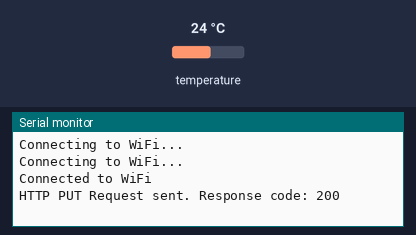
This sketch was run on a simulated ESP8266 (NodeMCU). On the bench: the last lines printed to the serial monitor. The inputs (shaded band) are chosen by the test bench; at power-on: temperature 24 °C. WiFi joins after 1.5 s; servers stay silent unless stated; uploads are accepted with an empty reply.

Above: at 3.2 s.
3.3 s: temperature set to 12 °C
At 8.8 s:
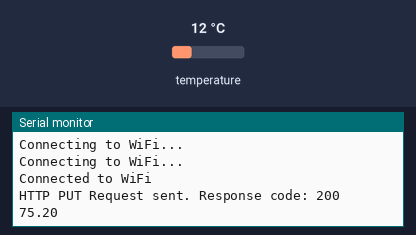
15.4 s: temperature set to 19 °C
At 22.0 s:
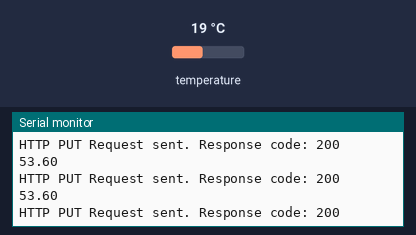
Timing chart, 0 to 23.5 s (numbered marks = the images above; inputs shaded):
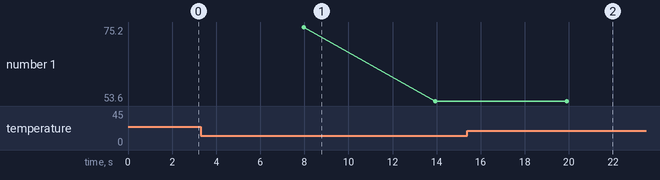

The sketch:

pool_side.ino
```cpp
#include <DallasTemperature.h>
#include <WiFi.h>
#include <HTTPClient.h>
#include <Wire.h>
#include <OneWire.h>

// Replace with your network details
const char* ssid = "thermo_server";
const char* password = "";
const char* serverAddress = "";

#define ONE_WIRE_BUS 15 // DS18B20 on pin 15 (a GPIO pin)

OneWire oneWire(ONE_WIRE_BUS);
DallasTemperature sensors(&oneWire);


void setup() {
  Serial.begin(115200);
  WiFi.begin(ssid, password);

  while (WiFi.status() != WL_CONNECTED) {
    delay(1000);
    Serial.println("Connecting to WiFi...");
  }

  Serial.println("Connected to WiFi");
  sensors.begin();
}

void loop() {
  sensors.requestTemperatures();
  float temperature = sensors.getTempFByIndex(0);

  if (temperature == DEVICE_DISCONNECTED_C) {
    Serial.println("Error: Could not read temperature data");
    return;
  }

  sendTemperature(temperature);
  delay(5000);  // Delay between each transmission
  Serial.println(temperature);
}

void sendTemperature(float temperature) {
  HTTPClient http;

  // Construct the URL with temperature as a query parameter
  String url = String(serverAddress) + "/temperature?value=" + String(temperature);

  http.begin(url);
  int httpResponseCode = http.PUT("");  // Send an empty POST body

  if (httpResponseCode > 0) {
    Serial.printf("HTTP PUT Request sent. Response code: %d\n", httpResponseCode);
  } else {
    Serial.println("Error sending HTTP PUT request");
  }

  http.end();
}
```

Measured:
- plotted number 1: 53.6 → 66.2 after the input at 15.4 s
